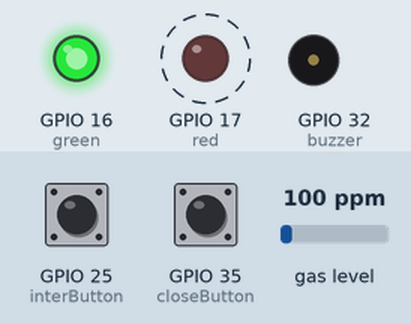
The sketch below on a simulated ESP32. Shown: output pins drawn as LEDs (lit = HIGH), buzzer (waves = sounding). Dashed ring = blinking. Inputs (shaded band) come from the test bench; at power-on: GPIO 25 (interButton) HIGH, GPIO 35 (closeButton) LOW, gas level 100 ppm. WiFi joins after 1.5 s; servers stay silent unless stated; uploads are accepted with an empty reply; what the sketch prints to the serial monitor is not drawn.

Above: at 2.38 s.
2.8 s: GPIO 25 (interButton) pulled LOW for 1.2 s
At 3.6 s:
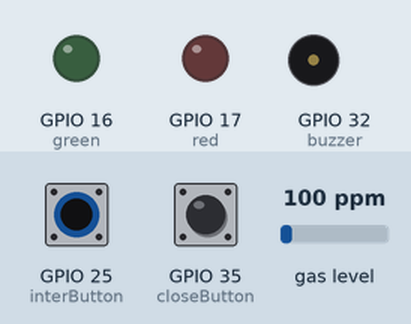
At 5.2 s:
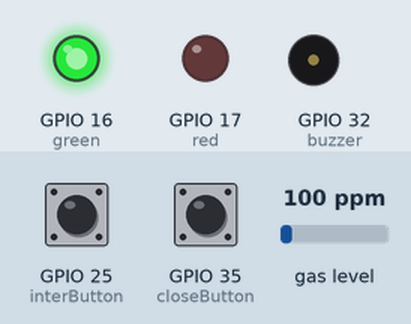
Timing chart, 0 to 12.3 s (numbered marks = the images above; inputs shaded):
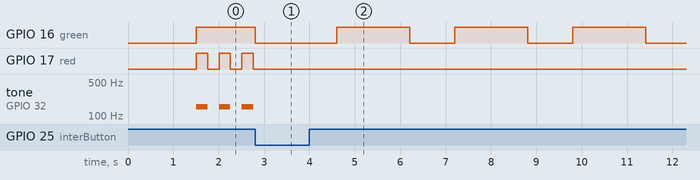

Measured:
- after the input at 2.8 s, GPIO 16 (green): HIGH → LOW at once, then repeats every 2.6 s: HIGH 1.6 s, LOW 1.0 s; GPIO 17 (red): stops changing and stays LOW; tone on GPIO 32 (buzzer): stops changing and stays silent
- by itself, GPIO 17 (red): alternates HIGH for 0.25 s and LOW for 0.25 s
- by itself, tone on GPIO 32 (buzzer): alternates 156 Hz for 0.25 s and silent for 0.25 s

The sketch:

fireco.ino
```cpp
#include "MQ7.h"
#include "WiFi.h"
#include <esp_now.h>
#include <esp_wifi.h>
#include <WiFi.h>
#include <HTTPClient.h>
#include <ESP_Mail_Client.h>


const char* ssid = "Mevlut";
const char* password = "23012003";
const char* serverName = "http://192.168.125.61/gas";
const char* serverName2 = "http://192.168.125.61/firealarm";
const char* serverName3= "http://192.168.125.61/firesensor";
String httpRequestData;
int httpResponseCode;
SMTPSession smtp;

uint8_t broadcastAddress[] = {0xA8, 0x42, 0xE3, 0x48, 0x21, 0x38};     //MASTER//
unsigned long lastTime = 0;
unsigned long timerDelay = 5000;
unsigned long timerDelayPost = 1000;
bool wifi_connected;
unsigned long previousMillis = 0;
uint8_t on = 2;
/* on = 0 stands for closed state
   on = 1 stands for waiting state (when the button is pressed whole system shuts down for five minutes, only the green led blinks)
   on = 2 stands for opened state (when the CO ppm exceeds 50, the red led blinks and  the buzzer starts buzzing)
*/


#define Eb 156
#define red 17
#define green 16
#define interButton 25
#define closeButton 35
#define buzzer 32
#define CHANNEL 1
#define A_PIN 33
#define VOLTAGE 5

#define SMTP_HOST "smtp.gmail.com"
#define SMTP_PORT 465
#define AUTHOR_EMAIL "esp32iothome@gmail.com"
#define AUTHOR_PASSWORD "bbtmpqbqgwowmlfn"
#define RECIPIENT_EMAIL "mevmetin03@gmail.com"

TaskHandle_t Task;
WiFiClient client;
HTTPClient http;
SemaphoreHandle_t coSemaphore;
esp_now_peer_info_t peerInfo;


float co;
typedef struct slave_send {
  uint8_t id = 2;
  uint8_t temp;
  uint8_t humidity;
  uint8_t coPpm;
  uint8_t weight;
  uint8_t motion;
  uint8_t istherefire;
  uint8_t firealarm;
} slave_send;
slave_send info;

void createSemaphore(){
    coSemaphore = xSemaphoreCreateMutex();
    xSemaphoreGive( ( coSemaphore) );
}
void lockVariable(){
    xSemaphoreTake(coSemaphore, portMAX_DELAY);
}
void unlockVariable(){
    xSemaphoreGive(coSemaphore);
}
void OnDataSent(const uint8_t *mac_addr, esp_now_send_status_t status) {
  Serial.print("\r\nLast Packet Send Status:\t");
  Serial.println(status == ESP_NOW_SEND_SUCCESS ? "Delivery Success" : "Delivery Fail");
  }

void wifi_connection(){
  WiFi.mode(WIFI_AP_STA);
  WiFi.begin(ssid, password);

  unsigned long startingTime = millis();
  while(WiFi.status() != WL_CONNECTED) {
      delay(100);
      Serial.print(".");
      lastTime = millis();
      if(lastTime-startingTime > timerDelay) break;
  }
  if(WiFi.status()==WL_CONNECTED){
      wifi_connected = true;
      Serial.println("");
      Serial.print("Connected to WiFi network with IP Address: ");
      Serial.println(WiFi.localIP());
    }else wifi_connected = false;

}
void http_post_request(){
  if ((millis() - lastTime) > timerDelayPost) {
    //Check WiFi connection status
    if(wifi_connected){
      //////////////////////////////////////////////////////////////////////////////
      http.begin(client, serverName);
      http.addHeader("Content-Type", "application/x-www-form-urlencoded");
      String httpRequestData = "gas="+String(co);
      httpResponseCode = http.POST(httpRequestData);
      Serial.print("HTTP Response code: ");
      Serial.println(httpResponseCode);
      http.end();
      ///////////////////////////////////////////////////////////////////////////////
      http.begin(client, serverName2);
      http.addHeader("Content-Type", "application/x-www-form-urlencoded");
      httpRequestData ="&fire="+String(info.istherefire);
      httpResponseCode = http.POST(httpRequestData);
      Serial.print("HTTP Response code: ");
      Serial.println(httpResponseCode);
      http.end();
      ///////////////////////////////////////////////////////////////////////////////
      http.begin(client, serverName3);
      http.addHeader("Content-Type", "application/x-www-form-urlencoded");
      httpRequestData = "&on="+String(on);
      httpResponseCode = http.POST(httpRequestData);
      Serial.print("HTTP Response code: ");
      Serial.println(httpResponseCode);
      http.end();
      ///////////////////////////////////////////////////////////////////////////////
    }
    else {
      Serial.println("WiFi Disconnected");
    }
    lastTime = millis();
  }


}


MQ7 mq7(A_PIN, VOLTAGE);


int playing = 0;
void tone(byte pin, int freq) {
  ledcSetup(0, 2000, 8);
  ledcAttachPin(pin, 0);
  ledcWriteTone(0, freq);
  playing = pin;
}
void noTone(int playing) {
  tone(playing, 0);
}
void smtpCallback(SMTP_Status status){
  Serial.println(status.info());
  if (status.success()){

    Serial.println("----------------");
    ESP_MAIL_PRINTF("Message sent success: %d\n", status.completedCount());
    ESP_MAIL_PRINTF("Message sent failed: %d\n", status.failedCount());
    Serial.println("----------------\n");

    for (size_t i = 0; i < smtp.sendingResult.size(); i++)
    {

      SMTP_Result result = smtp.sendingResult.getItem(i);


      ESP_MAIL_PRINTF("Message No: %d\n", i + 1);
      ESP_MAIL_PRINTF("Status: %s\n", result.completed ? "success" : "failed");
      ESP_MAIL_PRINTF("Date/Time: %s\n", MailClient.Time.getDateTimeString(result.timestamp, "%B %d, %Y %H:%M:%S").c_str());
      ESP_MAIL_PRINTF("Recipient: %s\n", result.recipients.c_str());
      ESP_MAIL_PRINTF("Subject: %s\n", result.subject.c_str());
    }
    Serial.println("----------------\n");

    smtp.sendingResult.clear();
  }
}

void IRAM_ATTR interrupt() {
  if (on) {
    on = 1;
    digitalWrite(green,LOW);
  }
}

void esp_now_setup(){
  esp_wifi_set_channel(CHANNEL, WIFI_SECOND_CHAN_NONE);
  esp_now_init();
  esp_now_register_send_cb(OnDataSent);
  memcpy(peerInfo.peer_addr, broadcastAddress, 6);
  peerInfo.encrypt = false;
  if (esp_now_add_peer(&peerInfo) != ESP_OK){
    Serial.println("Failed to add peer");
    return;
  }
}

void mail_client_setup(){
MailClient.networkReconnect(true);
smtp.debug(1);
smtp.callback(smtpCallback);
}
void setup() {
	Serial.begin(115200);
  wifi_connection();
  esp_now_setup();
  createSemaphore();
  xTaskCreatePinnedToCore(Task1,"Task1",10000,NULL,1,&Task,0);

	pinMode(red,OUTPUT); //RED LED
  pinMode(buzzer,OUTPUT); //BUZZER
  pinMode(green,OUTPUT); //GREEN LED
  pinMode(interButton,INPUT_PULLUP); //BUTTON
  pinMode(closeButton,INPUT); //PERMA CLOSE BUTTON

  mq7.calibrate();

  attachInterrupt(interButton, interrupt, FALLING);

}

void loop() {

	if (digitalRead(closeButton)==HIGH) {
    delay(1000);
    }
    if (digitalRead(closeButton)) {
      digitalWrite(green, LOW);
    if (on) on = 0;
    else on = 2;
    }

  while (on == 2) {
    co= mq7.readPpm();
    info.coPpm = co;

    digitalWrite(green,HIGH);
      if (info.coPpm>20.0) {
        info.istherefire = 1;
        int i;
        for (i=0; i<3; i++) {
          digitalWrite(red,HIGH);
          tone(buzzer, Eb);
          delay(250);
          digitalWrite(red,LOW);
          noTone(buzzer);
          delay(250);
        }}
      else {
        info.istherefire = 0;
        digitalWrite(red,LOW);
        noTone(buzzer);
      }
      if(!wifi_connected) esp_now_send(broadcastAddress, (uint8_t *) &info, sizeof(info));
      else http_post_request();

      if (digitalRead(closeButton)==HIGH) {
      delay(1000);
      }
        if (digitalRead(closeButton)) {
        digitalWrite(green, LOW);
        on = 0;
        }
    }
  if (on == 1) {
    for (uint8_t i=0; i<5; i++) {
      digitalWrite(green,LOW);
      delay(1000);
      digitalWrite(green,HIGH);
      delay(1000);
      if(!wifi_connected) esp_now_send(broadcastAddress, (uint8_t *) &info, sizeof(info));
      else http_post_request();
    }
    on = 2;
  }
  digitalWrite(green,LOW);

  if(!wifi_connected) esp_now_send(broadcastAddress, (uint8_t *) &info, sizeof(info));
  else http_post_request();


  }
void Task1(void* parameter)
{

Session_Config config;
SMTP_Message message;

String thereisfire = "Fire detected in the house!!!!";

unsigned long interval = 10000;
config.server.host_name = SMTP_HOST;
config.server.port = SMTP_PORT;
config.login.email = AUTHOR_EMAIL;
config.login.password = AUTHOR_PASSWORD;
config.login.user_domain = "";

/*
Set the NTP config time
For times east of the Prime Meridian use 0-12
For times west of the Prime Meridian add 12 to the offset.
Ex. American/Denver GMT would be -6. 6 + 12 = 18
See https://en.wikipedia.org/wiki/Time_zone for a list of the GMT/UTC timezone offsets
*/
config.time.ntp_server = F("pool.ntp.org,time.nist.gov");
config.time.gmt_offset = 3;
config.time.day_light_offset = 0;


message.sender.name = F("ESP");
message.sender.email = AUTHOR_EMAIL;
message.subject = F("ESP Fire");
message.addRecipient(F("Mevlüt"), RECIPIENT_EMAIL);

message.text.content = thereisfire.c_str();
message.text.charSet = "us-ascii";
message.text.transfer_encoding = Content_Transfer_Encoding::enc_7bit;

message.priority = esp_mail_smtp_priority::esp_mail_smtp_priority_low;
message.response.notify = esp_mail_smtp_notify_success | esp_mail_smtp_notify_failure | esp_mail_smtp_notify_delay;


for(;;)
{mail_client_setup();
  break;
}

if(wifi_connected) Serial.println("Mail System Online");

for(;;){
vTaskDelay(10);
if(co >= 20){
if (!smtp.connect(&config)){
  Serial.println("11/1");
  ESP_MAIL_PRINTF("Connection error, Status Code: %d, Error Code: %d, Reason: %s", smtp.statusCode(), smtp.errorCode(), smtp.errorReason().c_str());
  Serial.println("11/2");
}
vTaskDelay(10);
if (!smtp.isLoggedIn()){
  Serial.println("\nNot yet logged in.");
}
else{
  if (smtp.isAuthenticated())
    Serial.println("\nSuccessfully logged in.");
  else
    Serial.println("\nConnected with no Auth.");
}

/* Start sending Email and close the session */
if (!MailClient.sendMail(&smtp, &message))
  ESP_MAIL_PRINTF("Error, Status Code: %d, Error Code: %d, Reason: %s", smtp.statusCode(), smtp.errorCode(), smtp.errorReason().c_str());
unsigned long startingTime = millis();
while(1){
vTaskDelay(10);
unsigned long endingTime = millis();
if(endingTime - startingTime > interval) break;
}
}
}
}
```
